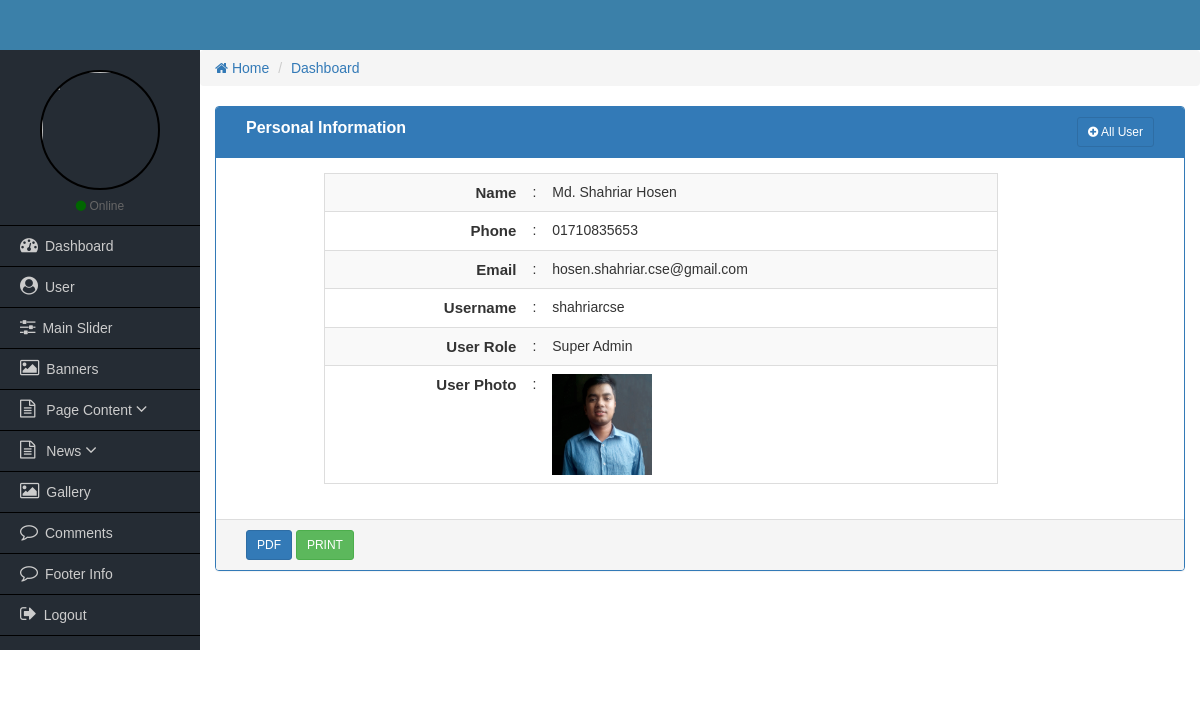
Screenshot of /admin/view-user.php?viewId=3 with the database file from the repository.
### tables this page shows
CREATE TABLE `tbl_user` (
  `id` int(11) NOT NULL,
  `name` varchar(50) NOT NULL,
  `phone` varchar(25) NOT NULL,
  `email` varchar(50) NOT NULL,
  `username` varchar(50) NOT NULL,
  `password` varchar(50) NOT NULL,
  `role_id` int(11) NOT NULL,
  `image` varchar(255) NOT NULL
);

CREATE TABLE `tbl_user_role` (
  `role_id` int(11) NOT NULL,
  `role_name` varchar(25) NOT NULL
);

### admin/view-user.php (the view, shortened to what this page needs)
<?php
    require_once('functions/admin-functions.php');
    $id = $_REQUEST['viewId'];
?>
<div class="col-md-12">
    <div class="panel panel-primary">
        <div class="panel-heading">
            <div class="col-md-9 heading_title">
                Personal Information
             </div>
             <div class="col-md-3 text-right">
                <a href="all-user.php" class="btn btn-sm btn btn-primary"><i class="fa fa-plus-circle"></i> All User</a>
            </div>
            <div class="clearfix"></div>
        </div>
      <div class="panel-body">
          <div class="col-md-1">
          </div>
          <div class="col-md-9">
            <table class="table table-hover table-striped table-responsive view_table_cus">
                <?php
                      $query = "SELECT * FROM tbl_user NATURAL JOIN tbl_user_role WHERE id='$id' ";
                      $sqlQuery = mysqli_query($dbconnect, $query);
                      $row = mysqli_fetch_array($sqlQuery);
                 ?>
                <tr>
                    <td>Name</td>
                    <td>:</td>
                    <td><?php echo $row['name']; ?></td>
                </tr>
                <tr>
                    <td>Phone</td>
                    <td>:</td>
                    <td><?php echo $row['phone']; ?></td>
                </tr>
                <tr>
                    <td>Email</td>
                    <td>:</td>
                    <td><?php echo $row['email']; ?></td>
                </tr>
                <tr>
                    <td>Username</td>
                    <td>:</td>
                    <td><?php echo $row['username']; ?></td>
                </tr>
                <tr>
                    <td>User Role</td>
                    <td>:</td>
                    <td><?php echo $row['role_name']; ?></td>
                </tr>
                <tr>
                    <td>User Photo</td>
                    <td>:</td>
                    <td><img class="userPhoto" src="uploads/<?php echo $row['image']; ?>" width="100" alt=""></td>
                </tr>
            </table>
          </div>
          <div class="col-md-2">
          </div>
      </div>
      <div class="panel-footer">
        <div class="col-md-4">
            <a href="#" class="btn btn-sm btn-primary">PDF</a>
            <a href="#" class="btn btn-sm btn-success">PRINT</a>
        </div>
        <div class="col-md-4">
        </div>
        <div class="col-md-4 text-right">
        </div>
        <div class="clearfix"></div>
      </div>
    </div>
</div>

### admin/css/style.css (style rules this page uses)
* { margin:0px; padding:0px; outline:0px; }
img { border:0px; }
a { text-decoration:none; }
body { font-family:Verdana, Geneva, sans-serif; }
.heading_title { font-size:16px; font-weight:bold; }
.view_table_cus { border:1px solid #ddd; }
.view_table_cus tr td:first-child { width:30%; text-align:right; font-size:15px; font-weight:bold; }
.view_table_cus tr td:last-child { width:68%; text-align:left; }
.userPhoto { width: 100px; }
.panel-body { padding: 15px; }

### admin/css/sidebar.css (style rules this page uses)
body { margin: 0px; padding: 0px; }

### rows the page displays
tbl_user: name "Md. Shahriar Hosen", phone "01710835653", email "hosen.shahriar.cse@gmail.com", username "shahriarcse", role.role_name "Super Admin", image (picture)
